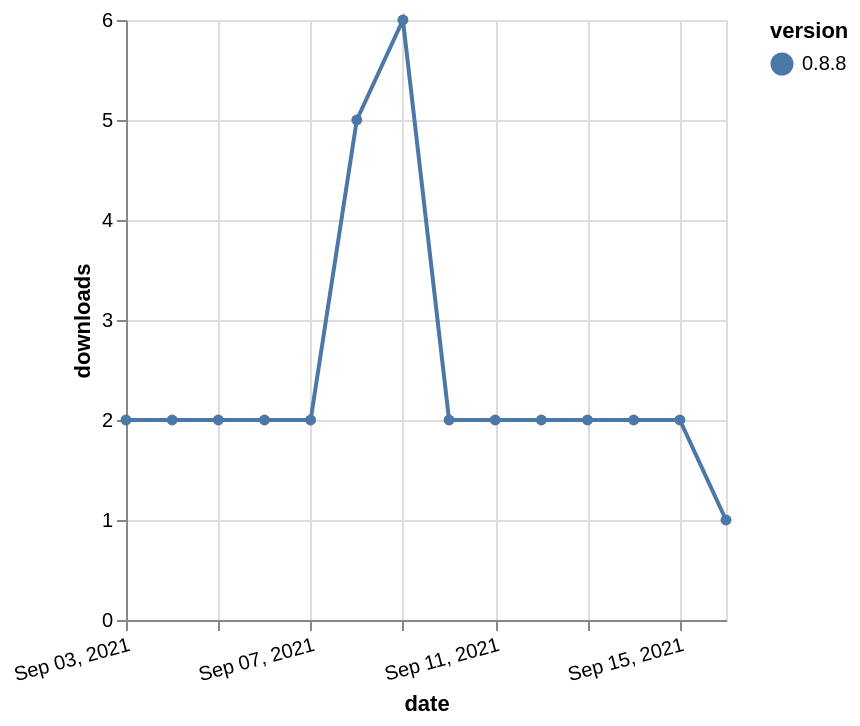

Specify this chart in Vega-Lite:
### Vega-Lite specification from a JSON file in a GitHub repository (floating-point values rounded to 4 significant figures)
{"$schema": "https://vega.github.io/schema/vega-lite/v5.json", "description": "A simple bar chart with embedded data.", "data": {"values": [{"date": "2021-09-03", "total": 9322, "delta": 2, "version": "0.8.8"}, {"date": "2021-09-04", "total": 9324, "delta": 2, "version": "0.8.8"}, {"date": "2021-09-05", "total": 9326, "delta": 2, "version": "0.8.8"}, {"date": "2021-09-06", "total": 9328, "delta": 2, "version": "0.8.8"}, {"date": "2021-09-07", "total": 9330, "delta": 2, "version": "0.8.8"}, {"date": "2021-09-08", "total": 9335, "delta": 5, "version": "0.8.8"}, {"date": "2021-09-09", "total": 9341, "delta": 6, "version": "0.8.8"}, {"date": "2021-09-10", "total": 9343, "delta": 2, "version": "0.8.8"}, {"date": "2021-09-11", "total": 9345, "delta": 2, "version": "0.8.8"}, {"date": "2021-09-12", "total": 9347, "delta": 2, "version": "0.8.8"}, {"date": "2021-09-13", "total": 9349, "delta": 2, "version": "0.8.8"}, {"date": "2021-09-14", "total": 9351, "delta": 2, "version": "0.8.8"}, {"date": "2021-09-15", "total": 9353, "delta": 2, "version": "0.8.8"}, {"date": "2021-09-16", "total": 9354, "delta": 1, "version": "0.8.8"}]}, "width": "container", "mark": {"type": "line", "point": {"filled": true}}, "encoding": {"x": {"field": "date", "type": "temporal", "timeUnit": "yearmonthdate", "title": "date", "axis": {"labelAngle": -15}}, "y": {"field": "delta", "type": "quantitative", "title": "downloads"}, "color": {"field": "version", "type": "nominal"}, "tooltip": {"field": "delta"}}}
